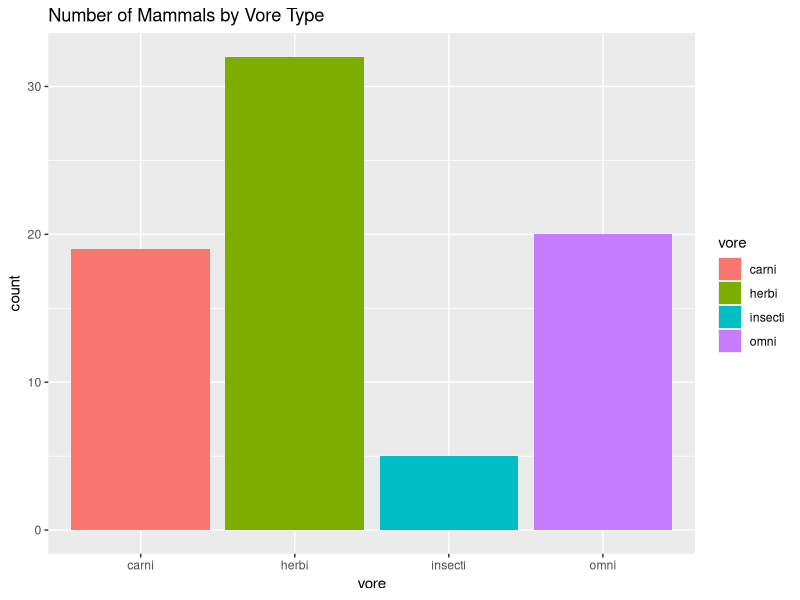
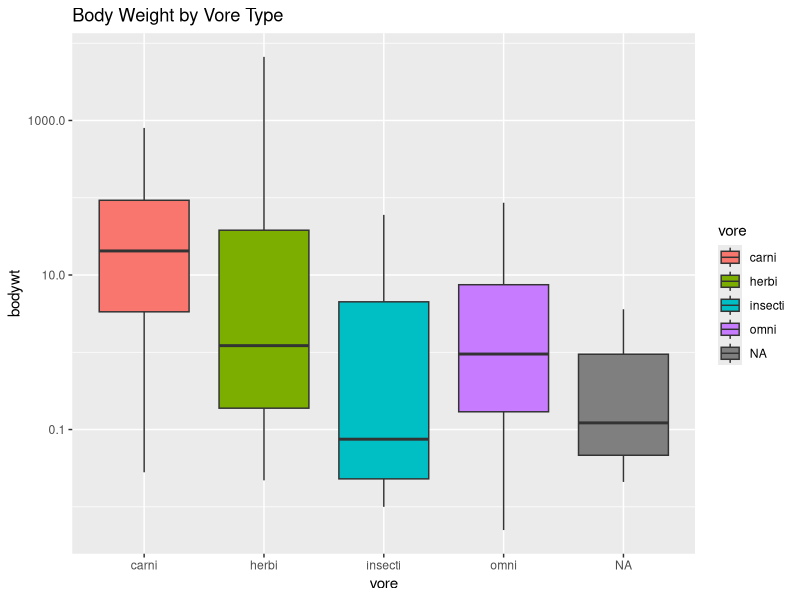
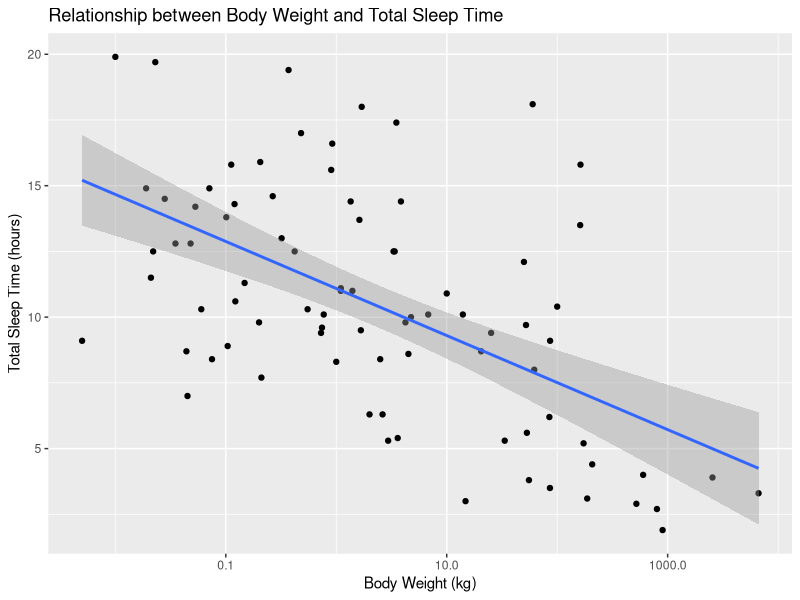
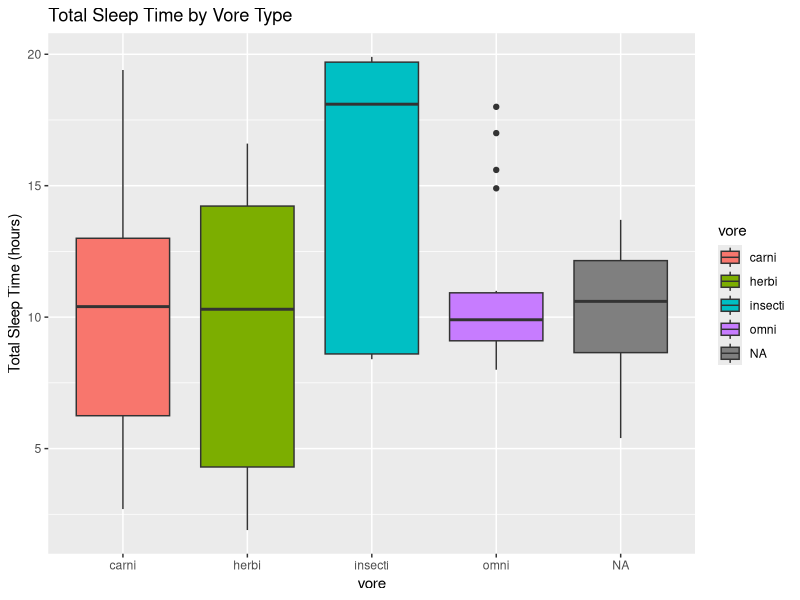
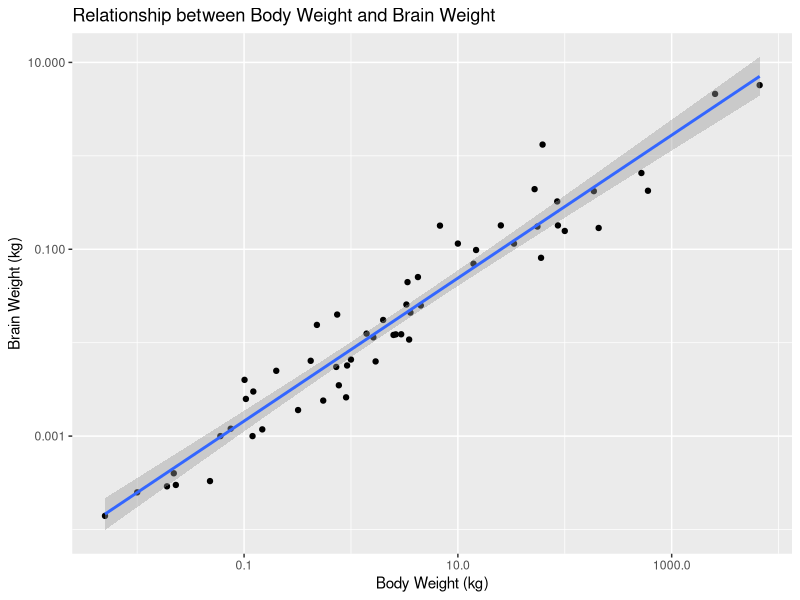
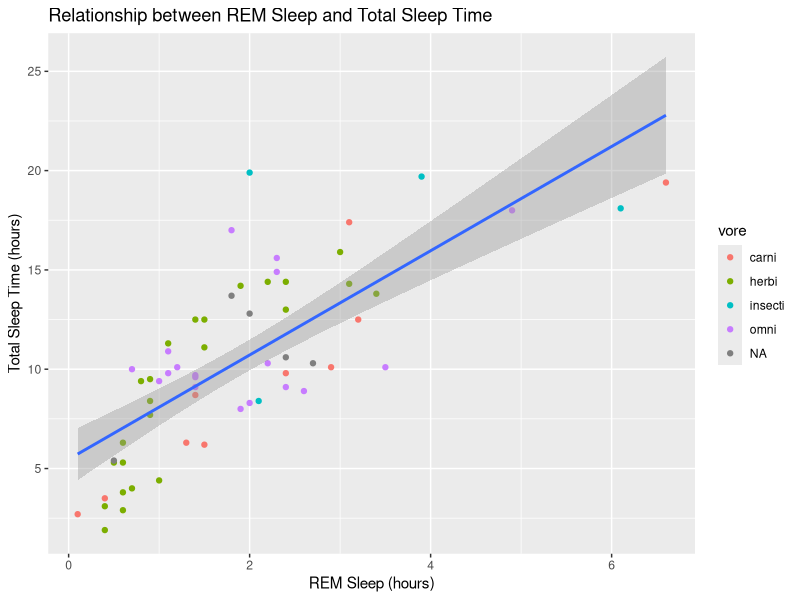

Recreate these plots in R, in order.
## ---- chunk 1
library("tidyverse")
options(scipen = 999) #disable scientific notation
## ---- chunk 2
glimpse(msleep)
## ---- chunk 3
names(msleep)
## ---- chunk 4
?msleep
## ---- chunk 5
ggplot(msleep, aes(x = vore)) +
  geom_bar(mapping=aes(fill=vore)) +
  labs(title = "Number of Mammals by Vore Type")+
  #remove NA from the plot
  scale_x_discrete(na.translate = FALSE)
## ---- chunk 6
mean_sleep <- mean(msleep$sleep_total, na.rm = TRUE)
mean_sleep
## ---- chunk 7
summary(msleep$bodywt)
## ---- chunk 8
ggplot(msleep, aes(x = vore, y = bodywt)) +
  geom_boxplot(mapping=aes(fill=vore)) +
  scale_y_log10() +
  labs(title = "Body Weight by Vore Type")
## ---- chunk 9
ggplot(msleep, aes(x = bodywt, y = sleep_total)) +
  geom_point() +
  geom_smooth(method=lm, se=T)+
  scale_x_log10() +
  labs(title = "Relationship between Body Weight and Total Sleep Time",
       x = "Body Weight (kg)",
       y = "Total Sleep Time (hours)")
## ---- chunk 10
ggplot(msleep, aes(x = vore, y = sleep_total)) +
  geom_boxplot(mapping=aes(fill=vore)) +
  labs(title = "Total Sleep Time by Vore Type",
       y = "Total Sleep Time (hours)")
## ---- chunk 11
ggplot(msleep, aes(x = bodywt, y = brainwt)) +
  geom_point() +
  geom_smooth(method=lm, se=T)+
  scale_x_log10() +
  scale_y_log10() +
  labs(title = "Relationship between Body Weight and Brain Weight",
       x = "Body Weight (kg)",
       y = "Brain Weight (kg)")
## ---- chunk 12
ggplot(msleep, aes(x = sleep_rem, y = sleep_total)) +
  geom_point(mapping=aes(color=vore)) +
  geom_smooth(method=lm, se=T)+
  labs(title = "Relationship between REM Sleep and Total Sleep Time",
       x = "REM Sleep (hours)",
       y = "Total Sleep Time (hours)")
